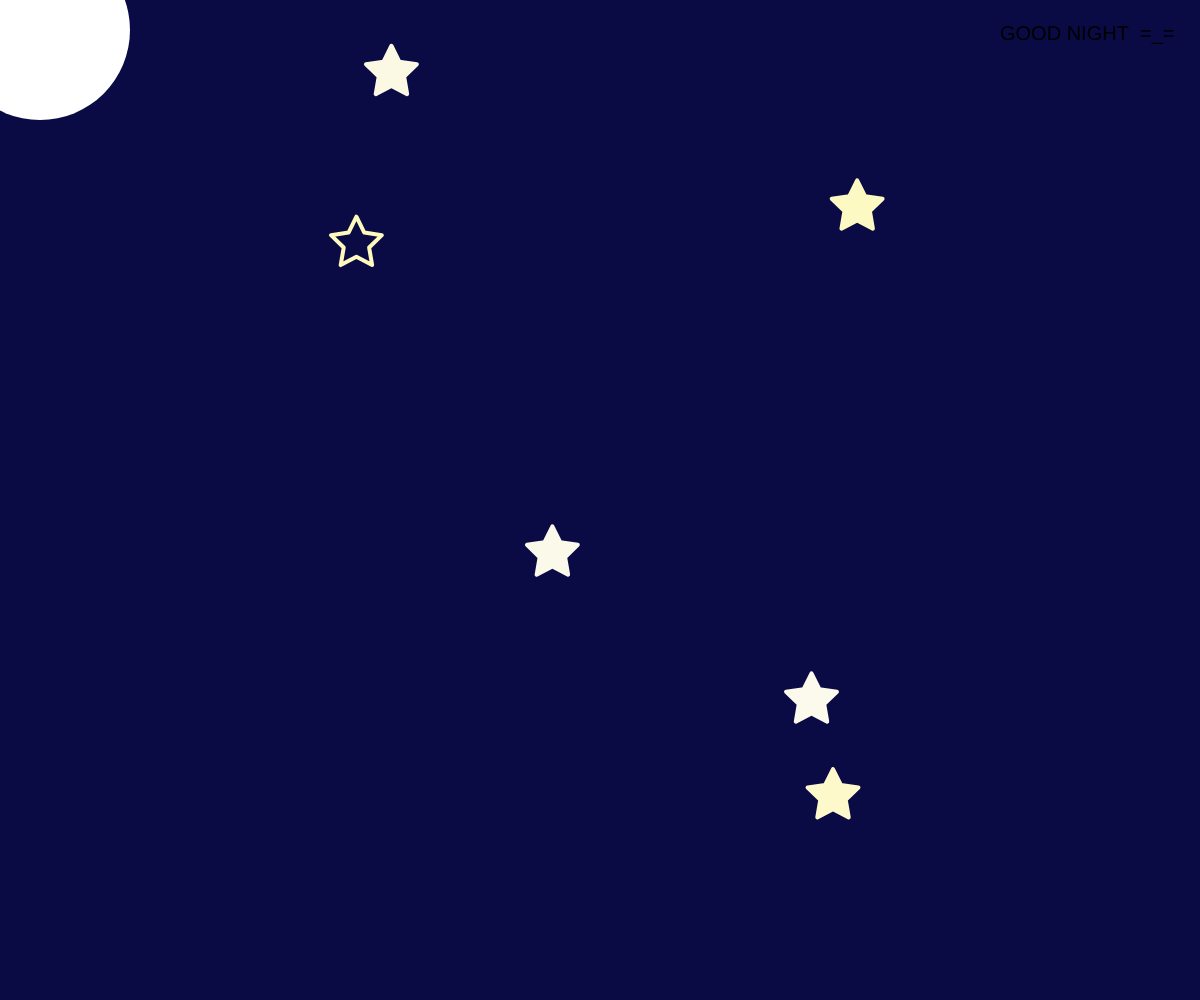
Frame 1 (no input)
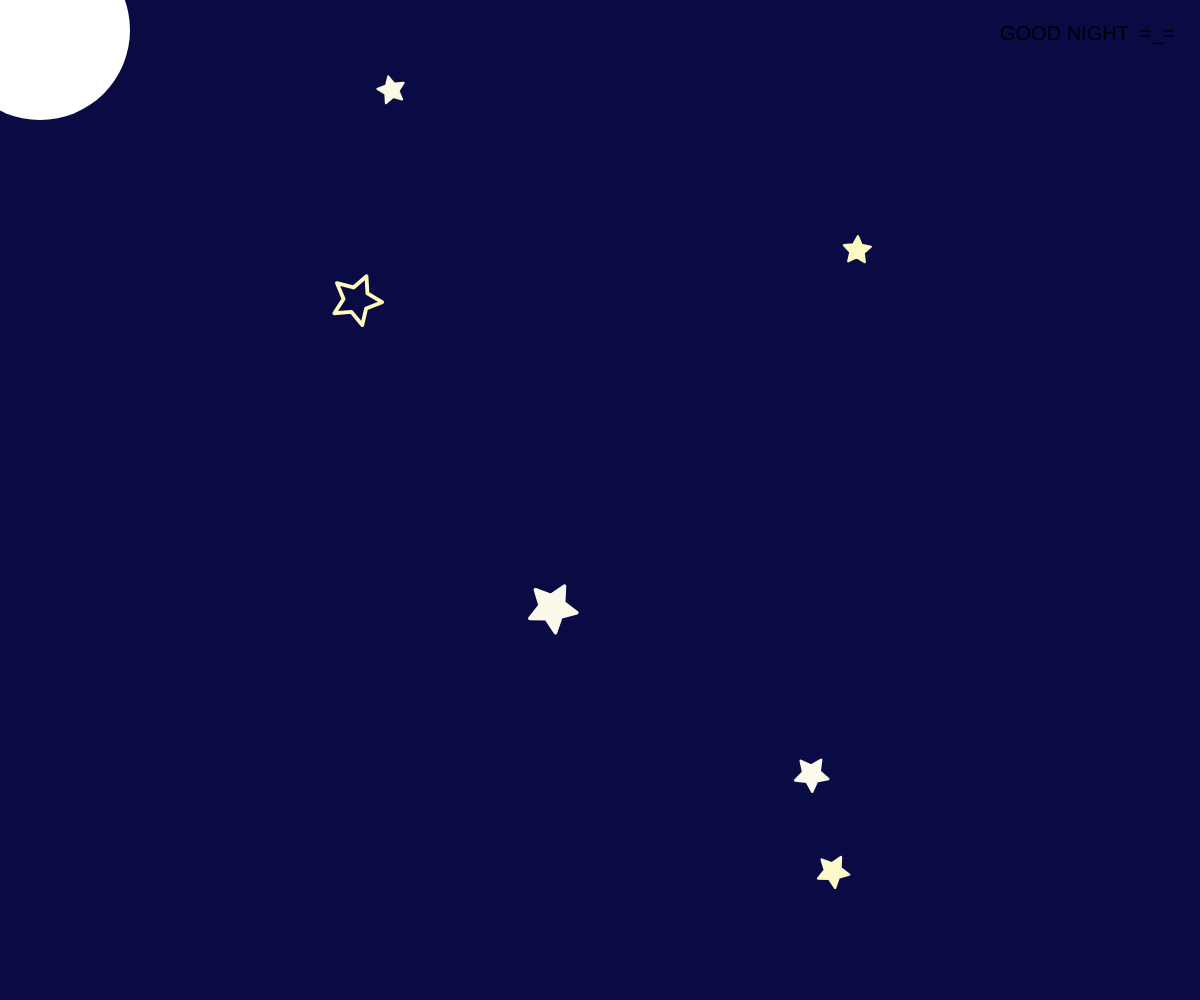
Frame 60 (no input)
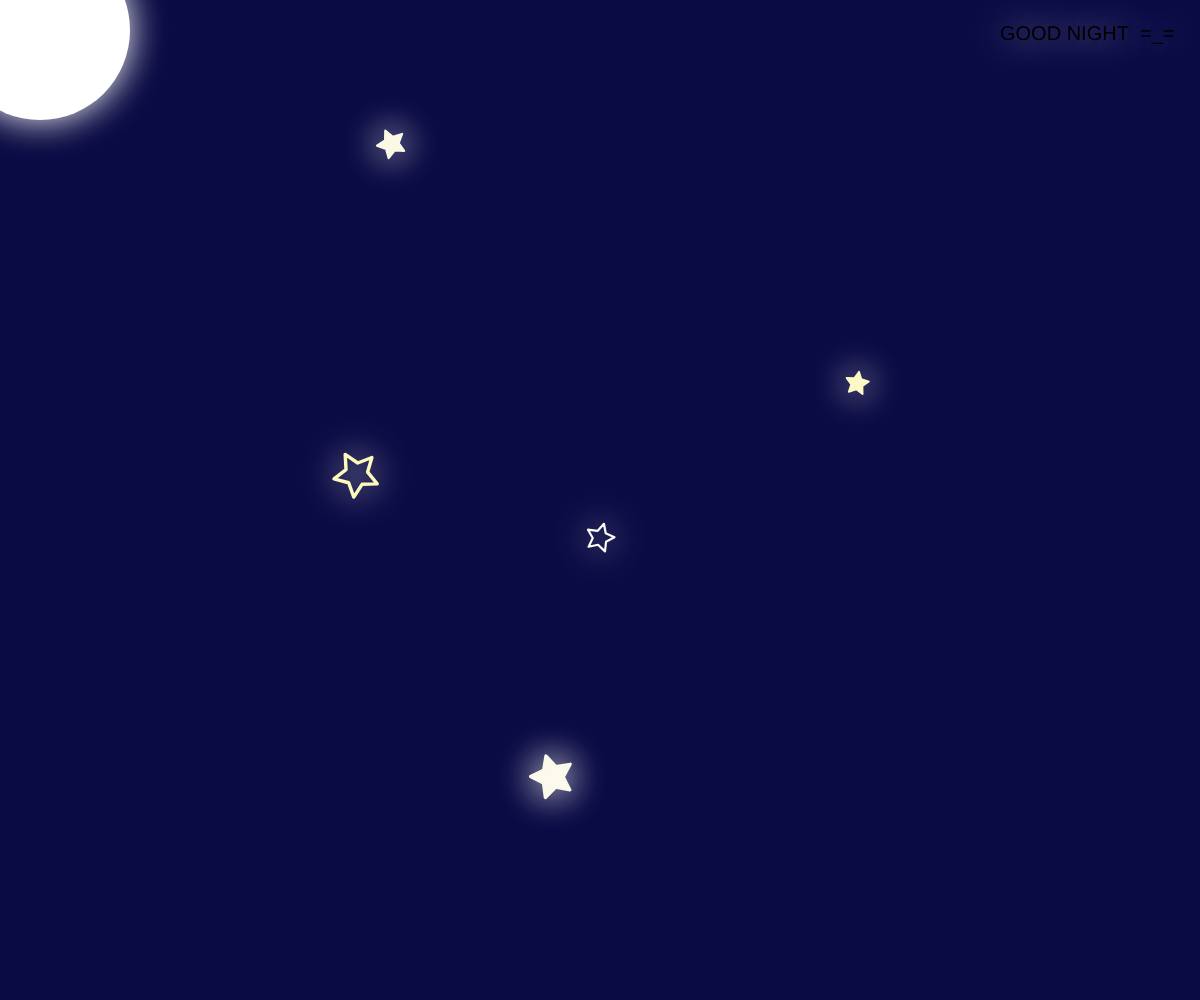
Frame 120 (the mouse pressed at the canvas centre since frame 60)

The p5.js sketch that drew these frames (run headless with seeded random() and noise() and a simulated clock; from frame 60 on, the mouse is pressed at the canvas centre):

// p5.js sketch
// ── sketch.js
let tick = 0,
    stars = [];
//let randx = random(width);
//let randy = random(height);

function setup() {
  createCanvas(windowWidth, windowHeight);
  frameRate(30);
  for (let i = 0; i < 6; i++) {
    
    stars[i] = new Star(random(width), random(height));
  
  }
}

function draw() {
  background(10,10,68);
  GoodNight();
  
  glow();
  if (tick % 8 === 0) {
    stars.push(new Star());
  }
  
  let removes = [];
  for (let i = 0; i < stars.length; i++){
    let star = stars[i];
    star.update();
    if (star.y > height){
      removes.push(i);
    }
  }
  
  removes
  .sort((a,b) => b - a)
  .forEach((idx) => {
    stars.splice(idx,1);
  });
  tick++;
  moon();
}

function GoodNight(){
  textSize(20);
  noStroke();
  fill(0);
  text("GOOD NIGHT  =_=",width - 200, 40);
}

function moon(){
  //face
  noStroke();
  fill(255);
  circle(40, 30,180); 
}


function glow(){
  ellipseMode(CENTER);
  noFill();
  stroke(255);
  noStroke();
  
  drawingContext.shadowBlur = map(mouseX, 0, width, 0, 75);
  drawingContext.shadowColor = color(255);
  ellipse(width/2, height/2.5,200);
  ellipse(width/2, height/2.5,200);
  ellipse(width/2, height/2.5,200);
}

function mousePressed() {
  stars.push( new Star(mouseX,mouseY)  );
}

class Star {
  constructor(x,y) {
    this.x = x//map(random(), 0, 1, 0, width);
    this.y = y//-50;
    this.time = 1;
    this.random = map(random(), 0, 1, -5, 5); // Adding some random spin to the stars.
    this.angle = 0;
    this.acceleration =
      Math.floor(Math.abs(this.random)) !== 0 ? this.random : 1; // Acceleration is > 0;
    this.color1 = color(255, 248, 166);
    this.color2 = color(250, 250, 250);
    this.color = lerpColor(this.color1, this.color2, random()); // Randomize star color.
    this.filled = random() > 0.5 ? true : false;
  }

  create(cx, cy) {
    strokeWeight(6);
    stroke(this.color);
    if (this.filled) {
      fill(this.color);
    } else {
      noFill();
    }
    strokeJoin(ROUND);

    // Star shape code from https://stackoverflow.com/a/25840319
    let rot = (PI / 2) * 3;
    let x = cx;
    let y = cy;
    let step = PI / 5;
    let outerRadius = 40;
    let innerRadius = 20;

    beginShape();
    for (let i = 0; i < 5; i++) {
      x = cx + cos(rot) * outerRadius;
      y = cy + sin(rot) * outerRadius;
      vertex(x, y);
      rot += step;

      x = cx + cos(rot) * innerRadius;
      y = cy + sin(rot) * innerRadius;
      vertex(x, y);
      rot += step;
    }
    vertex(x, y);
    endShape(CLOSE);
  }

  update() {
    push();
    angleMode(DEGREES);
    translate(this.x,this.y);
    rotate(this.angle);
    scale(noise(this.time * 0.01)); // Scale the stars to make them twinkle!
    angleMode(RADIANS);
    this.create(0,0 );
    this.y += this.time * 0.01;
    this.time += Math.abs(this.acceleration);
    this.angle += this.acceleration;
    pop();
  }
}
